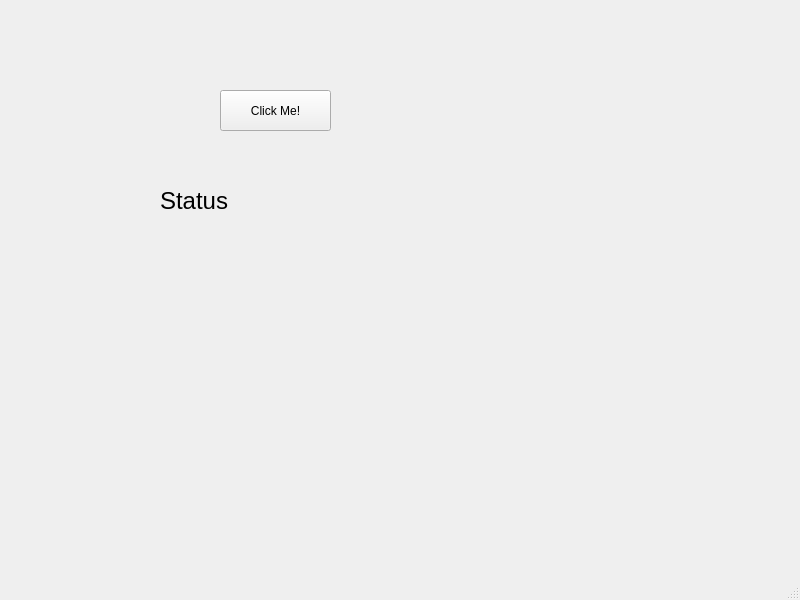
<?xml version="1.0" encoding="UTF-8"?>
<ui version="4.0">
 <class>MainWindow</class>
 <widget class="QMainWindow" name="MainWindow">
  <property name="geometry">
   <rect>
    <x>0</x>
    <y>0</y>
    <width>800</width>
    <height>600</height>
   </rect>
  </property>
  <property name="windowTitle">
   <string>MainWindow</string>
  </property>
  <widget class="QWidget" name="centralwidget">
   <widget class="QPushButton" name="pushButton">
    <property name="geometry">
     <rect>
      <x>220</x>
      <y>90</y>
      <width>111</width>
      <height>41</height>
     </rect>
    </property>
    <property name="text">
     <string>Click Me!</string>
    </property>
   </widget>
   <widget class="QLabel" name="label">
    <property name="geometry">
     <rect>
      <x>160</x>
      <y>180</y>
      <width>291</width>
      <height>41</height>
     </rect>
    </property>
    <property name="font">
     <font>
      <pointsize>18</pointsize>
     </font>
    </property>
    <property name="text">
     <string>Status</string>
    </property>
   </widget>
  </widget>
  <widget class="QMenuBar" name="menubar">
   <property name="geometry">
    <rect>
     <x>0</x>
     <y>0</y>
     <width>800</width>
     <height>22</height>
    </rect>
   </property>
  </widget>
  <widget class="QStatusBar" name="statusbar"/>
 </widget>
 <resources/>
 <connections/>
</ui>
